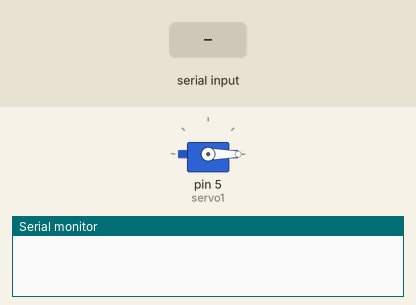
The sketch below on a simulated Arduino Uno, built with avr-gcc and run on an emulated ATmega328P. Parts: servo, the last lines printed to the serial monitor. The test bench sets the inputs (shaded band).

Above: at 1.2 s.
1.3 s: "90,45,200\n" received over Serial
At 2.5 s:
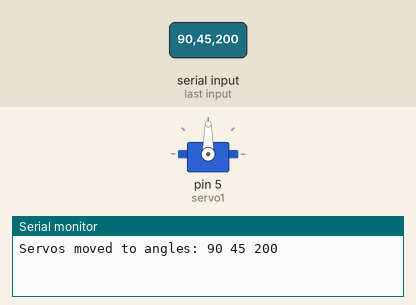
2.8 s: "30,150,10\n" received over Serial
At 3.7 s:
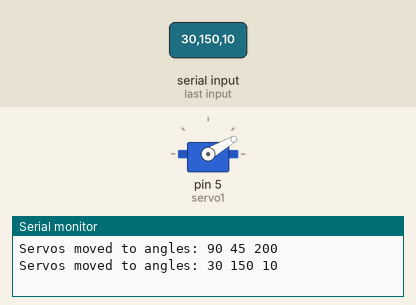
Timing chart, 0 to 5.8 s (numbered marks = the images above; inputs shaded):
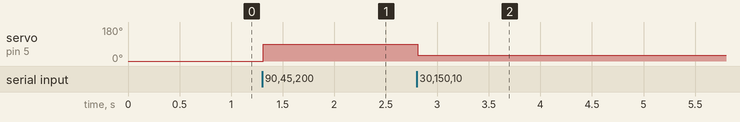

The sketch:

banca_servos_2.ino
```cpp
#include <Servo.h>

Servo servo1;
//Servo servo2;
//Servo servo3;

int angles[3] = {0, 90, 90}; // array que armazena os ângulos dos 3 servos

int minAngle = 0;
int maxAngle = 180;

int minPulseWidth = 580;
int maxPulseWidth = 2770;

void setup() {
  Serial.begin(9600);
  servo1.attach(5, minPulseWidth, maxPulseWidth);
//  servo2.attach(6, minPulseWidth, maxPulseWidth);
//  servo3.attach(7, minPulseWidth, maxPulseWidth);

  servo1.writeMicroseconds(map(angles[0], minAngle, maxAngle, minPulseWidth, maxPulseWidth));
//  servo2.writeMicroseconds(map(angles[1], minAngle, maxAngle, minPulseWidth, maxPulseWidth));
//  servo3.writeMicroseconds(map(angles[2], minAngle, maxAngle, minPulseWidth, maxPulseWidth));
}

void loop() {
  if (Serial.available() > 0) {
    String input = Serial.readStringUntil('\n');
    if (input.length() > 0) {
      input.trim();
      int spacePos1 = input.indexOf(',');
      int spacePos2 = input.lastIndexOf(',');
      if (spacePos1 > 0 && spacePos2 > spacePos1) {
        angles[0] = input.substring(0, spacePos1).toInt();
        angles[1] = input.substring(spacePos1+1, spacePos2).toInt();
        angles[2] = input.substring(spacePos2+1).toInt();
        servo1.writeMicroseconds(map(angles[0], minAngle, maxAngle, minPulseWidth, maxPulseWidth));
//        servo2.writeMicroseconds(map(angles[1], minAngle, maxAngle, minPulseWidth, maxPulseWidth));
//        servo3.writeMicroseconds(map(angles[2], minAngle, maxAngle, minPulseWidth, maxPulseWidth));
      }
      Serial.println("Servos moved to angles: " + String(angles[0]) + " " + String(angles[1]) + " " + String(angles[2]));
    }
  }
}
```

Measured:
- after the input at 1.3 s, servo on pin 5 (servo1): 0° → 90° at once
- after the input at 2.8 s, servo on pin 5 (servo1): 90° → 30° at once
